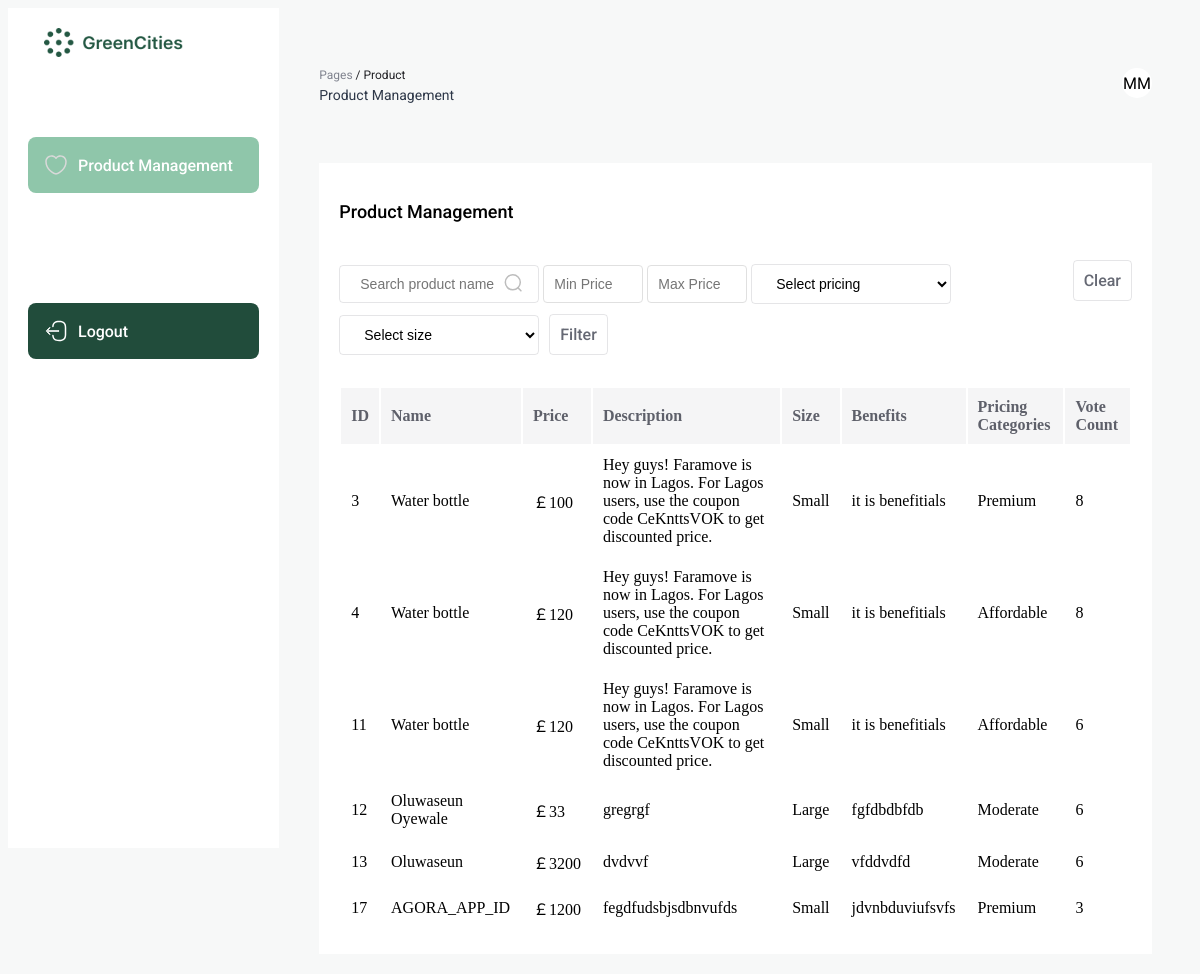
The page /product/index.php (signed in) on the database its author committed.
### tables this page shows
CREATE TABLE `product` (
  `id` int(11) NOT NULL,
  `name` varchar(50) NOT NULL,
  `price` float NOT NULL DEFAULT 0,
  `description` text NOT NULL,
  `size` varchar(15) NOT NULL,
  `benefits` text NOT NULL,
  `pricing_categories` varchar(15) NOT NULL,
  `class` varchar(50) NOT NULL DEFAULT 'Green energies products',
  `vote_count` int(11) NOT NULL DEFAULT 0
);

### product/index.php (the view, shortened to what this page needs)
<?php
$servername = "localhost";
$username = "root";
$password = "";
$dbname = "Green Alliance";
$conn = new mysqli($servername, $username, $password, $dbname);
$productListData = [];
$searchName = $_POST['searchName'];
if (isset($searchName) && strlen($searchName) > 0 && isset($_POST['search'])) {
    $productListQuery = "SELECT * FROM product WHERE name LIKE '%$searchName%'";
    $productListResult = $conn->query($productListQuery);
} else {
    $productListQuery = "SELECT * FROM `product`";
    $productListResult = $conn->query($productListQuery);
}
if ($productListResult->num_rows > 0) {
    while ($row = $productListResult->fetch_assoc()) {
        $productId = $row['id'];
        $productName = $row['name'];
        $productPrice = $row['price'];
        $productDescription = $row['description'];
        $productSize = $row['size'];
        $voteCount = $row['vote_count'];
        $productBenefits = $row['benefits'];
        $productPricingCategories = $row['pricing_categories'];
        $voteValue = "FALSE";
        $myMap = [
            "id" => $productId,
            "name" => $productName,
            "price" => $productPrice,
            "description" => $productDescription,
            "size" => $productSize,
            "benefits" => $productBenefits,
            "vote" => $voteValue,
            "pricing_categories" => $productPricingCategories,
            "vote_count" => $voteCount,
        ];
        $productListData[] = $myMap;
    }
} else {
}
$templateData = array(
    "result" => $productListData,
);
?>
<!DOCTYPE html>
<html lang="en">
<head>
</head>
<body>
    <div class="dashboard-container">
        <div class="sidebar">
            <img src="../images/banner.png" alt="logo" style="width: 200px; margin: 0 auto 70px; display: block;" />
            <a href="../product/">
                <div class="sidebar-item active-sidebar">
                    <p>Product Management</p>
                </div>
            </a>
            <a href="../logout.php">
                <div class="sidebar-item" style="margin: 100px 0 0;">
                    <p>Logout</p>
                </div>
            </a>
        </div>
        <div style="width: 100%;">
            <div style="margin: 60px 40px">
                <div style="display: flex; justify-content: space-between;">
                    <div>
                        <p style="color: #81848F; font-size: 12px; margin: 0 0 5px;">Pages <span
                                style="color: #242428;">/ Product</span></p>
                        <p style="color: #2D3748; font-size: 14px; margin: 0;">Product Management</p>
                    </div>
                    <div
                        style="border-radius: 50%; width: 30px; height: 30px; background: white; display: flex; align-items: center; justify-content: center;">
                        <p class="font-size: 20px; font-weight: 600;">
                            <?php echo strtoupper($_SESSION['name'][0]) . "" . strtoupper($_SESSION['last_name'][0]); ?>
                        </p>
                    </div>
                </div>
            </div>
            <div style="background: white; margin: 20px 40px; padding: 20px;">
                <div style="display: flex; justify-content: space-between;">
                    <p style="font-size: 18px; font-weight: 500; color: black;">Product Management</p>
                </div>
                <div style="display:flex; gap: 15px; margin: 20px 0 30px;">
                    <form id="searchProductName" method="post" action="">
                        <div class="search-container">
                            <input placeholder="Search product name" class="search" name="searchName" />
                            <button type="submit" , name="search" , value="search">
                            </button>
                        </div>
                        <input type="number" id="minAmount" name="minAmount" step="1" min="0" placeholder="Min Price">
                        <input type="number" id="maxAmount" name="maxAmount" step="1" min="0" placeholder="Max Price">
                        <select id="pricing" name="pricing">
                            <option value="">Select pricing</option>
                        </select>
                        <select id="size" name="size">
                            <option value="">Select size</option>
                        </select>
                        <button type="submit" , name="filter" ,value="filter">
                            <div class="filter">
                                <p>Filter</p>
                            </div>
                        </button>
                    </form>
                    <a href="../product/">
                        <div class="filter">
                            <p>Clear</p>
                        </div>
                    </a>
                </div>
                <table class="table" style="width: 100%;">
                    <thead>
                        <tr style="background: #F5F5F6;">
                            <th scope="col" style="text-align: left">ID</th>
                            <th scope="col" style="text-align: left">Name</th>
                            <th scope="col" style="text-align: left">Price</th>
                            <th scope="col" style="text-align: left">Description</th>
                            <th scope="col" style="text-align: left">Size</th>
                            <th scope="col" style="text-align: left">Benefits</th>
                            <th scope="col" style="text-align: left">Pricing Categories</th>
                            <?php
                            if ($_SESSION['role'] !== 'resident') {
                                ?>
                                <th scope="col" style="text-align: left">Vote Count</th> <?php
                            }
                            ?>
                        </tr>
                    </thead>
                    <tbody>
                        <?php foreach ($templateData['result'] as $option): ?>
                            <tr>
                                <td><?php echo $option["id"]; ?></td>
                                <td><?php echo $option["name"]; ?></td>
                                <td><?php echo "￡" . $option["price"]; ?></td>
                                <td><?php echo $option["description"]; ?></td>
                                <td><?php echo $option["size"]; ?></td>
                                <td><?php echo $option["benefits"]; ?></td>
                                <td><?php echo $option["pricing_categories"]; ?></td>
                                <?php
                                if ($_SESSION['role'] !== 'resident') {
                                    ?>
                                    <td><?php echo $option["vote_count"]; ?></td> <?php
                                }
                                ?>
                            </tr>
                        <?php endforeach; ?>
                    </tbody>
                </table>
            </div>
        </div>
    </div>
</body>
</html>

### product/index.php (style rules this page uses)
p, span, a, label { font-family: "Roboto", sans-serif; }
body { background-color: #F7F8F8; height: 100vh; flex-direction: column; }
.sidebar { width: 300px; padding: 20px; flex-direction: column; display: flex; gap: 10px; background: white; height: 100vh; }
.sidebar-item { display: flex; padding: 16px; border-radius: 8px; align-items: center; gap: 10px; background: #214C3B; text-decoration: none; }
.active-sidebar { background: #8FC6AA; }
.sidebar-item p { color: white; font-size: 16px; font-weight: 500; margin: 0; text-decoration: none; }
.dashboard-container { display: flex; }
thead, tbody { width: 100%; border-radius: 6px; }
thead th { padding: 10px; color: #5E606A; }
thead tr { border-bottom: 1px solid #F5F5F6; }
tbody td { padding: 10px; }
input[type="number"] { width: 100px; padding: 10px 10px; margin: 5px 0 10px 0; display: inline-block; border: 1px solid #E0E0E0; border-radius: 4px; box-sizing: border-box; background: transparent; outline: none; font-size: 14px; }
button { background-color: transparent; color: #fff; border: none; }
.search, select { width: 200px; padding: 10px 20px; display: inline-block; border: 1px solid #5E606A29; border-radius: 4px; box-sizing: border-box; background: transparent; outline: none; font-size: 14px; }
.filter { display: flex; gap: 10px; align-content: center; padding: 10px; border: 1px solid #5E606A29; border-radius: 4px; }
.filter p { color: #666974; font-size: 16px; font-weight: 500; margin: 0; }
a { text-decoration: none; }
.search-container { position: relative; display: inline-block; }
.search-container button { position: absolute; top: 50%; right: 10px; transform: translateY(-50%); background-color: transparent; border: none; cursor: pointer; }

### rows shown on the page
product: id "3", name "Water bottle", price "100", description "Hey guys! Faramove is now in Lagos. For Lagos users, use the coupon code CeKnttsVOK to get discounted price.", size "Small", benefits "it is benefitials", pricing_categories "Premium", vote_count "8"
product: id "4", name "Water bottle", price "120", description "Hey guys! Faramove is now in Lagos. For Lagos users, use the coupon code CeKnttsVOK to get discounted price.", size "Small", benefits "it is benefitials", pricing_categories "Affordable", vote_count "8"
product: id "11", name "Water bottle", price "120", description "Hey guys! Faramove is now in Lagos. For Lagos users, use the coupon code CeKnttsVOK to get discounted price.", size "Small", benefits "it is benefitials", pricing_categories "Affordable", vote_count "6"
product: id "12", name "Oluwaseun Oyewale", price "33", description "gregrgf", size "Large", benefits "fgfdbdbfdb", pricing_categories "Moderate", vote_count "6"
product: id "13", name "Oluwaseun", price "3200", description "dvdvvf", size "Large", benefits "vfddvdfd", pricing_categories "Moderate", vote_count "6"
product: id "17", name "AGORA_APP_ID", price "1200", description "fegdfudsbjsdbnvufds", size "Small", benefits "jdvnbduviufsvfs", pricing_categories "Premium", vote_count "3"

### other values the page prints
$_SESSION['name'][0] "M"
$_SESSION['last_name'][0] "M"
